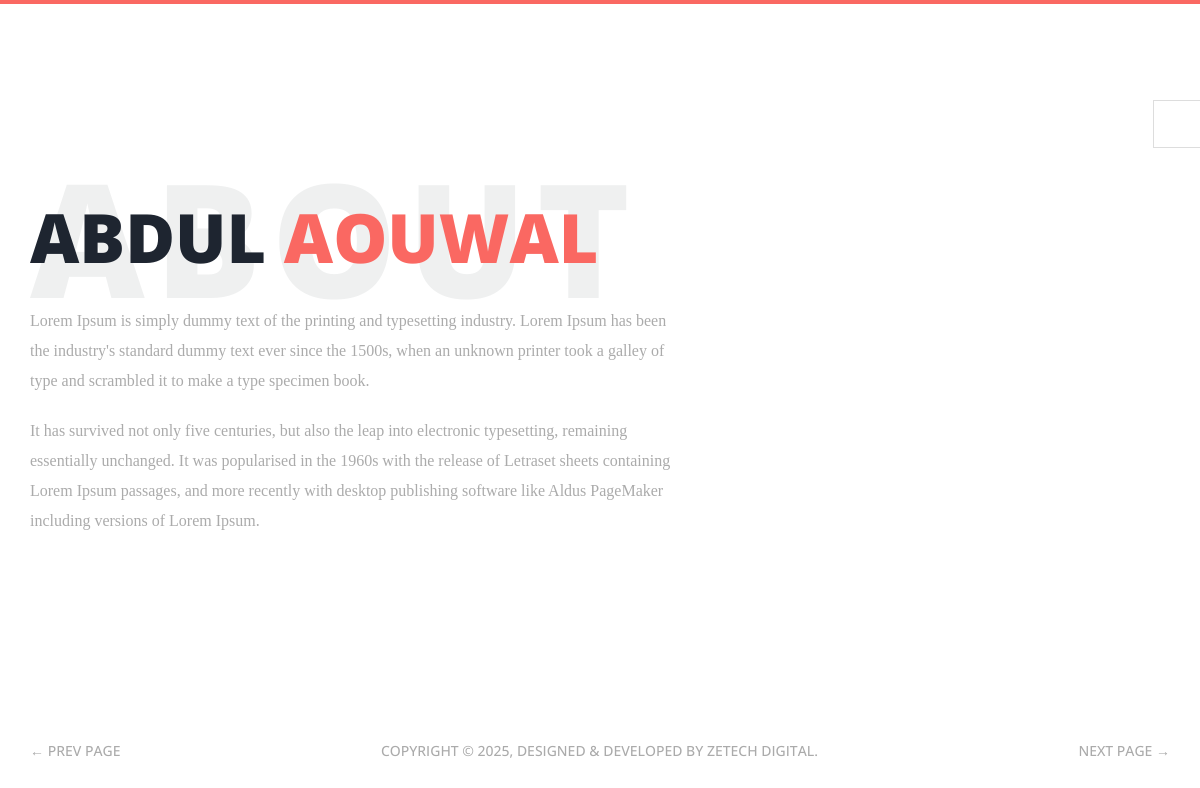
The app's page /welcome/ with its own data.
### portfolio/models.py (models this page shows)
class Welcome(models.Model):
    first_name  = models.CharField(max_length=50)
    last_name  = models.CharField(max_length=50)
    image = models.ImageField(upload_to='welcome/')
    description = models.TextField()

### portfolio/views.py (the view)
# urls.py: path('welcome/', welcome, name='welcome'),
def welcome(request):
    welcome = Welcome.objects.first()
    return render(request, 'portfolio/welcome.html', {'welcome':welcome})

### templates/portfolio/welcome.html (shortened to what this page needs)
{% extends 'base.html' %}
{% load static %}
{% block content %}
<main class="site-wrapper">
  <div class="pt-table">
    <div class="pt-tablecell page-welcome relative">
      <div class="container">
        <div class="row">
          <div class="col-xs-12 col-md-6 col-lg-7">
            <div class="page-title">
              <h2>{{welcome.first_name}} <span class="primary">{{welcome.last_name}}</span> <span class="title-bg">About</span></h2>
            {{welcome.description|safe}}
            </div>
          </div>
        </div>
      </div>
      <nav class="page-nav clear">
  <div class="container">
    <div class="flex flex-middle space-between">
      <span class="prev-page"><a href="{% url 'home' %}" class="link">&larr; Prev Page</a></span>
{% include 'partial/copyright.html' %}
      <span class="next-page"><a href="{% url 'about' %}" class="link">Next Page &rarr;</a></span>
    </div>
  </div>
</nav>
    </div>
  </div>
</main>
{% endblock %}

### static/css/style.css (style rules this page uses)
body { font-family: "Libre Baskerville", serif; font-weight: 400; font-size: 16px; line-height: 30px; color: #ababab; }
a { color: inherit; transition: all 0.3s ease 0s; }
h1, h2, h3, h4, h5, h6 { color: #1e2530; font-family: "Open Sans", sans-serif; margin: 0; line-height: 1.3; }
p { margin-bottom: 20px; }
p:last-child { margin-bottom: 0; }
.clear:before, .clear:after { content: " "; display: table; }
.clear:after { clear: both; }
.pt-table { display: table; width: 100%; height: calc(100vh - 4px); }
.pt-tablecell { display: table-cell; vertical-align: middle; }
.relative { position: relative; }
.primary, .link:hover { color: #fa6862; }
.flex { display: -moz-flex; display: flex; }
.flex-middle { -moz-align-items: center; align-items: center; }
.space-between { -moz-justify-content: space-between; justify-content: space-between; }
.site-wrapper { border-top: 4px solid #fa6862; }
.page-title { margin-bottom: 75px; }
.page-title h2 { font-size: 68px; margin-bottom: 25px; position: relative; z-index: 0; font-weight: 900; text-transform: uppercase; }
.page-title p { font-size: 16px; }
.page-title .title-bg { color: rgba(30, 37, 48, 0.07); font-size: 158px; left: 0; letter-spacing: 10px; line-height: 0.7; position: absolute; right: 0; top: 50%; z-index: -1; transform: translateY(-50%); }
.page-nav { bottom: 40px; left: 0; position: absolute; right: 0; }
.page-nav span { font-family: "Open Sans", sans-serif; font-size: 14px; font-weight: 500; line-height: 1.3; text-transform: uppercase; }

### records on screen
Welcome: first_name "ABDUL", last_name "AOUWAL", description "Lorem Ipsum is simply dummy text of the printing and typesetting industry. Lorem Ipsum has been the industry's standard dummy text ever since the 1500s, when an unknown printer took a galley of type and scrambled it to make a type specimen book. It has survived not only five centuries, but also the leap into electronic typesetting, remaining essentially unchanged. It was popularised in the 1960s with the release of Letraset sheets containing Lorem Ipsum passages, and more recently with desktop publishing software like Aldus PageMaker including versions of Lorem Ipsum."
